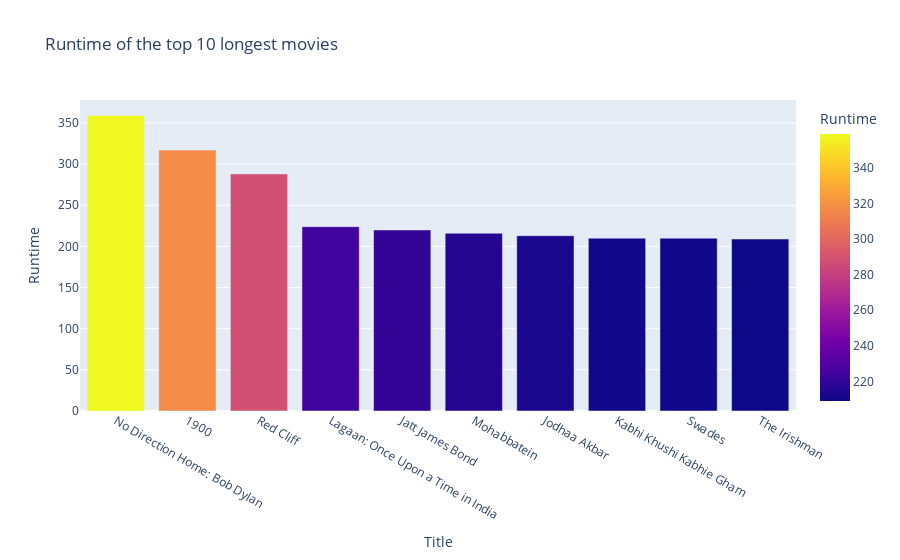

The notebook cell this image was saved under:
### Markdown cell above
- Runtime of top 10 longest movies

### Code cell
longest_movies = df.sort_values('Runtime',ascending = False).head(10)
fig = px.bar(longest_movies, x ='Title', y ='Runtime', color ='Runtime', height = 500, title ='Runtime of the top 10 longest movies')
fig.show()

### Figure 1 — Plotly figure (JSON) as saved in the notebook; plotly's stock layout.template omitted (floating-point values rounded to 4 significant figures)
{"data": [{"alignmentgroup": "True", "hovertemplate": "Title=%{x}<br>Runtime=%{marker.color}<extra></extra>", "legendgroup": "", "marker": {"color": [359, 317, 288, 224, 220, 216, 213, 210, 210, 209], "coloraxis": "coloraxis", "pattern": {"shape": ""}}, "name": "", "offsetgroup": "", "orientation": "v", "showlegend": false, "textposition": "auto", "type": "bar", "x": ["No Direction Home: Bob Dylan", "1900", "Red Cliff", "Lagaan: Once Upon a Time in India", "Jatt James Bond", "Mohabbatein", "Jodhaa Akbar", "Kabhi Khushi Kabhie Gham", "Swades", "The Irishman"], "xaxis": "x", "y": [359, 317, 288, 224, 220, 216, 213, 210, 210, 209], "yaxis": "y"}], "layout": {"autosize": true, "barmode": "relative", "coloraxis": {"colorbar": {"title": {"text": "Runtime"}}, "colorscale": [[0, "#0d0887"], [0.1111, "#46039f"], [0.2222, "#7201a8"], [0.3333, "#9c179e"], [0.4444, "#bd3786"], [0.5556, "#d8576b"], [0.6667, "#ed7953"], [0.7778, "#fb9f3a"], [0.8889, "#fdca26"], [1, "#f0f921"]]}, "legend": {"tracegroupgap": 0}, "title": {"text": "Runtime of the top 10 longest movies"}, "xaxis": {"anchor": "y", "autorange": true, "domain": [0, 1], "range": [-0.5, 9.5], "title": {"text": "Title"}, "type": "category"}, "yaxis": {"anchor": "x", "autorange": true, "domain": [0, 1], "range": [0, 377.9], "title": {"text": "Runtime"}, "type": "linear"}}}
